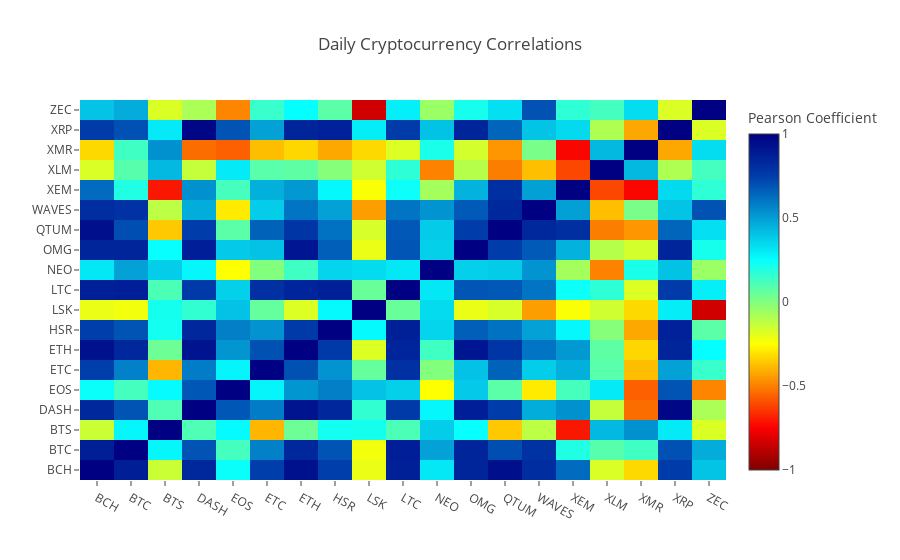

Here is the notebook cell this chart was saved with:
### Markdown cell above
From the heatmap above, the cryptocurrencies shows weak correlation throughout the day. Maybe large minute to minute data is too detailed. What about hourly within a day? Next, we will examine the correlation of the cryptocurrencies in one day in hours.

### Code cell
# Daily correlation and heatmap in hours.
ein = df1.loc['2017-12-05']
ein1 = ein.pct_change()
correlation1 = ein1.corr(method='pearson') # standard correlation coefficient
print(correlation_heatmap(ein1, title="Daily Cryptocurrency Correlations", colorscale='Jet'))

### Figure 1 — Plotly figure (JSON) as saved in the notebook; plotly's stock layout.template omitted (floating-point values rounded to 4 significant figures; data arrays with more than 128 entries replaced by an {"elided": "..."} marker saying what was removed)
{"data": [{"colorbar": {"title": "Pearson Coefficient"}, "colorscale": "Jet", "reversescale": true, "type": "heatmap", "x": ["BCH", "BTC", "BTS", "DASH", "EOS", "ETC", "ETH", "HSR", "LSK", "LTC", "NEO", "OMG", "QTUM", "WAVES", "XEM", "XLM", "XMR", "XRP", "ZEC"], "y": ["BCH", "BTC", "BTS", "DASH", "EOS", "ETC", "ETH", "HSR", "LSK", "LTC", "NEO", "OMG", "QTUM", "WAVES", "XEM", "XLM", "XMR", "XRP", "ZEC"], "z": {"elided": "19x19 float values"}, "zmax": 1, "zmin": -1}], "layout": {"title": "Daily Cryptocurrency Correlations"}}
